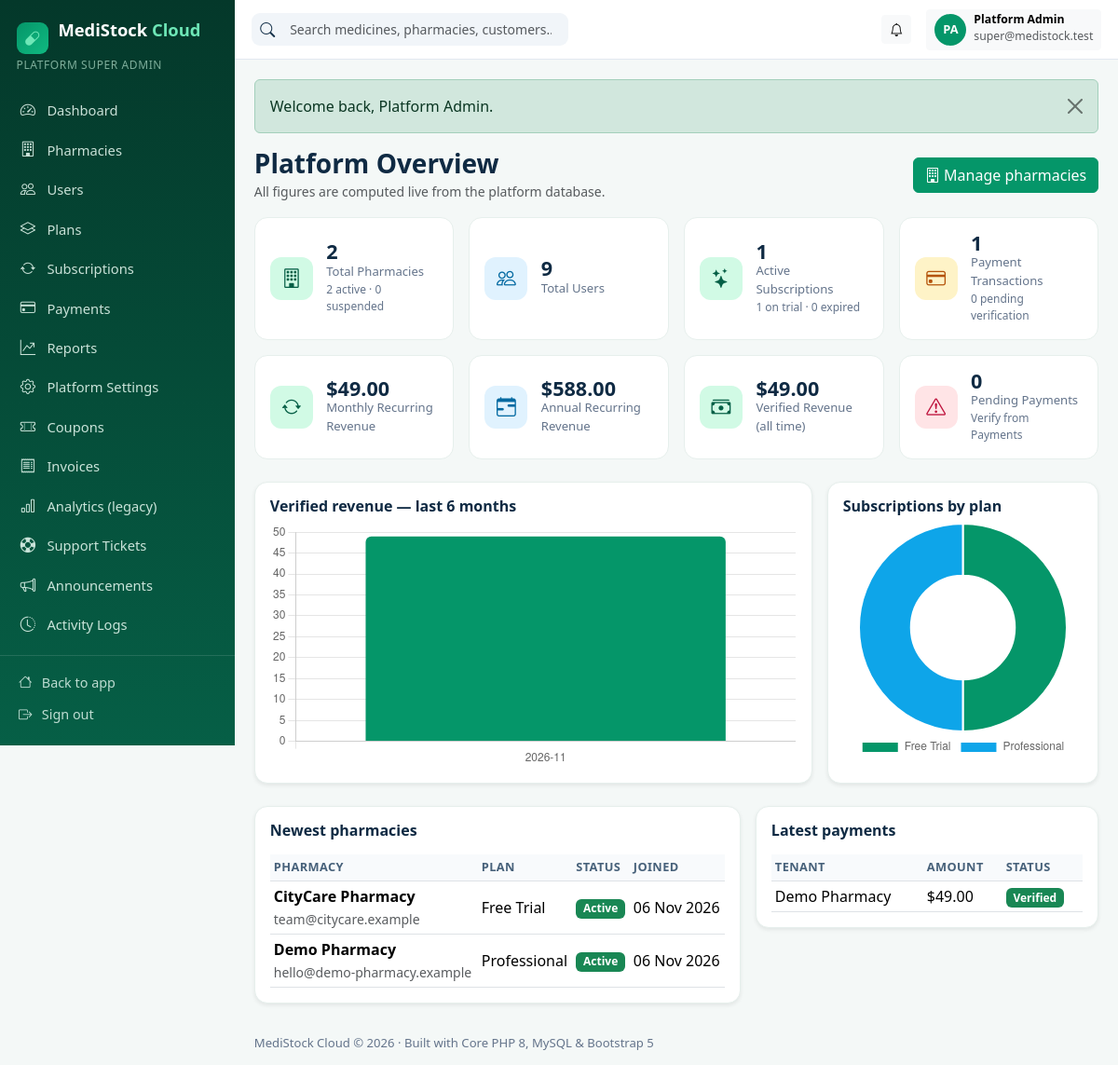
Screenshot of /superadmin/index.php (signed in) with the database file from the repository.
### tables this page shows
CREATE TABLE IF NOT EXISTS users (
    id                        INT UNSIGNED AUTO_INCREMENT PRIMARY KEY,
    tenant_id                 INT UNSIGNED NULL,           
    role_id                   INT UNSIGNED NOT NULL,
    name                      VARCHAR(120) NOT NULL,
    email                     VARCHAR(190) NOT NULL UNIQUE,
    password_hash             VARCHAR(255) NOT NULL,
    phone                     VARCHAR(40)  NULL,
    status                    ENUM('active','inactive','invited') NOT NULL DEFAULT 'active',
    email_verified_at         DATETIME NULL,
    email_verification_token  VARCHAR(100) NULL,
    invitation_token          VARCHAR(100) NULL,
    invited_at                DATETIME NULL,
    last_login_at             DATETIME NULL,
    created_at                TIMESTAMP NULL,
    updated_at                TIMESTAMP NULL,
    deleted_at                TIMESTAMP NULL,
    INDEX idx_users_tenant (tenant_id),
    CONSTRAINT fk_users_tenant FOREIGN KEY (tenant_id) REFERENCES tenants (id) ON DELETE CASCADE,
    CONSTRAINT fk_users_role   FOREIGN KEY (role_id)   REFERENCES roles (id)   ON DELETE RESTRICT
);

CREATE TABLE IF NOT EXISTS roles (
    id          INT UNSIGNED AUTO_INCREMENT PRIMARY KEY,
    `key`       VARCHAR(50)  NOT NULL UNIQUE,
    name        VARCHAR(100) NOT NULL,
    description VARCHAR(255) NULL,
    created_at  TIMESTAMP NULL,
    updated_at  TIMESTAMP NULL
);

CREATE TABLE IF NOT EXISTS tenants (
    id             INT UNSIGNED AUTO_INCREMENT PRIMARY KEY,
    name           VARCHAR(160) NOT NULL,
    slug           VARCHAR(180) NOT NULL UNIQUE,
    email          VARCHAR(190) NOT NULL,
    phone          VARCHAR(40)  NULL,
    license_number VARCHAR(80)  NULL,
    address        VARCHAR(255) NULL,
    city           VARCHAR(100) NULL,
    country        VARCHAR(100) NULL,
    logo_path      VARCHAR(255) NULL,
    status         ENUM('pending','active','suspended') NOT NULL DEFAULT 'active',
    trial_ends_at  DATETIME NULL,
    created_at     TIMESTAMP NULL,
    updated_at     TIMESTAMP NULL,
    deleted_at     TIMESTAMP NULL,
    INDEX idx_tenants_status (status)
);

CREATE TABLE IF NOT EXISTS payments (
    id              INT UNSIGNED AUTO_INCREMENT PRIMARY KEY,
    tenant_id       INT UNSIGNED NULL,
    subscription_id INT UNSIGNED NULL,
    method          ENUM('manual','card','bank','cash','mobile','gateway') NOT NULL DEFAULT 'manual',
    amount          DECIMAL(12,2) NOT NULL,
    currency        VARCHAR(3) NOT NULL DEFAULT 'USD',
     
     
    status          ENUM('pending','verified','failed','refunded') NOT NULL DEFAULT 'pending',
    reference       VARCHAR(100) NULL,
    verified_at     DATETIME NULL,
    verified_by     VARCHAR(120) NULL,
    created_at      TIMESTAMP NULL,
    updated_at      TIMESTAMP NULL,
    INDEX idx_payments_tenant (tenant_id, status),
    CONSTRAINT fk_pay_tenant FOREIGN KEY (tenant_id) REFERENCES tenants (id) ON DELETE SET NULL,
    CONSTRAINT fk_pay_sub    FOREIGN KEY (subscription_id) REFERENCES subscriptions (id) ON DELETE SET NULL
);

### public/superadmin/index.php (the view, shortened to what the rows shown need)
<?php
require_role(['super_admin']);
$pdo = db();
$recentTenants = $pdo->query(
    'SELECT t.*, (SELECT name FROM subscription_plans p JOIN subscriptions s ON s.plan_id = p.id WHERE s.tenant_id = t.id ORDER BY s.id DESC LIMIT 1) AS plan_name
       FROM tenants t WHERE t.deleted_at IS NULL ORDER BY t.id DESC LIMIT 8'
)->fetchAll();
$recentPayments = $pdo->query(
    'SELECT p.*, t.name AS tenant_name FROM payments p LEFT JOIN tenants t ON t.id = p.tenant_id ORDER BY p.id DESC LIMIT 8'
)->fetchAll();
$revRows = $pdo->query(
    "SELECT DATE_FORMAT(created_at, '%Y-%m') AS ym, SUM(amount) AS total FROM payments
      WHERE status = 'verified' AND created_at >= DATE_SUB(CURDATE(), INTERVAL 6 MONTH)
      GROUP BY ym ORDER BY ym"
)->fetchAll();
$revLabels = array_column($revRows, 'ym');
$revData = array_map('floatval', array_column($revRows, 'total'));
$planRows = $pdo->query(
    'SELECT p.name, COUNT(*) AS c FROM subscriptions s JOIN subscription_plans p ON p.id = s.plan_id
      WHERE s.status IN ("trial","active","grace") GROUP BY p.name ORDER BY c DESC'
)->fetchAll();
admin_header('Super Admin Dashboard', 'superadmin/index.php');
?>
<div class="row g-3">
  <div class="col-lg-7"><div class="card shadow-sm"><div class="card-body">
    <div class="table-responsive"><table class="table table-sm align-middle mb-0">
      <thead><tr><th>Pharmacy</th><th>Plan</th><th>Status</th><th>Joined</th></tr></thead>
      <tbody>
      <?php foreach ($recentTenants as $t): ?>
        <tr><td><strong><?= e($t['name']) ?></strong><br><small class="text-muted"><?= e($t['email']) ?></small></td>
        <td><?= e($t['plan_name'] ?? '—') ?></td><td><?= status_badge($t['status']) ?></td><td><?= fmt_date($t['created_at']) ?></td></tr>
      <?php endforeach; ?>
      </tbody></table></div>
  </div></div></div>
  <div class="col-lg-5"><div class="card shadow-sm"><div class="card-body">
    <div class="table-responsive"><table class="table table-sm align-middle mb-0">
      <thead><tr><th>Tenant</th><th>Amount</th><th>Status</th></tr></thead>
      <tbody>
      <?php foreach ($recentPayments as $p): ?>
        <tr><td><?= e($p['tenant_name'] ?? '—') ?></td><td><?= money($p['amount']) ?></td><td><?= status_badge($p['status']) ?></td></tr>
      <?php endforeach; ?>
      </tbody></table></div>
  </div></div></div>
</div>
<script>
new Chart(document.getElementById('revChart'), {type:'bar',
  data:{labels:<?= json_encode($revLabels) ?>, datasets:[{label:'Verified revenue', data:<?= json_encode($revData) ?>, backgroundColor:'#059669', borderRadius:6}]},
  options:{plugins:{legend:{display:false}}, scales:{y:{beginAtZero:true}}}});
new Chart(document.getElementById('planChart'), {type:'doughnut',
  data:{labels:<?= json_encode(array_column($planRows, 'name')) ?>, datasets:[{data:<?= json_encode(array_map('intval', array_column($planRows, 'c'))) ?>, backgroundColor:['#059669','#0ea5e9','#f59e0b','#8b5cf6','#64748b']}]},
  options:{plugins:{legend:{position:'bottom'}}}});
</script>
<?php admin_footer(); ?>

### app/View.php (shortened to what the rows shown need)
<?php
function admin_menu(): array
{
    if (is_super_admin()) {
        return [
            ['super-admin/dashboard.php', 'bi-speedometer2', 'Dashboard', null],
            ['super-admin/pharmacies.php', 'bi-building', 'Pharmacies', null],
            ['super-admin/users.php', 'bi-people', 'Users', null],
            ['super-admin/plans.php', 'bi-layers', 'Plans', null],
            ['super-admin/subscriptions.php', 'bi-arrow-repeat', 'Subscriptions', null],
            ['super-admin/payments.php', 'bi-credit-card', 'Payments', null],
            ['super-admin/reports.php', 'bi-graph-up-arrow', 'Reports', null],
            ['super-admin/settings.php', 'bi-gear', 'Platform Settings', null],
            ['superadmin/coupons.php', 'bi-ticket-perforated', 'Coupons', null],
            ['superadmin/invoices.php', 'bi-receipt', 'Invoices', null],
            ['superadmin/analytics.php', 'bi-bar-chart', 'Analytics (legacy)', null],
            ['superadmin/tickets.php', 'bi-life-preserver', 'Support Tickets', null],
            ['superadmin/announcements.php', 'bi-megaphone', 'Announcements', null],
            ['superadmin/logs.php', 'bi-clock-history', 'Activity Logs', null],
        ];
    }
    $role = current_user()['role_key'] ?? '';
    $posHref = in_array($role, ['cashier', 'pharmacist'], true) ? 'cashier/pos.php' : 'admin/pos.php';
    $items = [
        ['admin/dashboard.php', 'bi-speedometer2', 'Overview', 'dashboard.view'],
        [$posHref, 'bi-upc-scan', 'Pharmacy POS', 'pos.access'],
        ['admin/sales.php', 'bi-cart-check', 'Sales', 'sales.view'],
        ['admin/returns.php', 'bi-arrow-counterclockwise', 'Sales Returns', 'sales.manage'],
        ['admin/medicines.php', 'bi-capsule', 'Medicines', 'medicines.view'],
        ['admin/categories.php', 'bi-tags', 'Categories', 'medicines.view'],
        ['admin/brands.php', 'bi-award', 'Brands', 'medicines.view'],
        ['admin/batches.php', 'bi-box-seam', 'Batches', 'stock.view'],
        ['admin/inventory.php', 'bi-boxes', 'Inventory', 'stock.view'],
        ['admin/adjustments.php', 'bi-sliders', 'Stock Adjustments', 'stock.adjust'],
        ['admin/movements.php', 'bi-arrow-repeat', 'Stock Movements', 'stock.view'],
        ['admin/transfers.php', 'bi-arrow-left-right', 'Branch Transfers', 'stock.view'],
        ['admin/expiry.php', 'bi-calendar-x', 'Expiry Management', 'stock.view'],
        ['admin/lowstock.php', 'bi-exclamation-triangle', 'Low Stock Alerts', 'stock.view'],
        ['admin/purchases.php', 'bi-bag-plus', 'Purchases', 'purchases.manage'],
        ['admin/purchase-orders.php', 'bi-clipboard2-check', 'Purchase Orders', 'purchases.manage'],
        ['admin/suppliers.php', 'bi-truck', 'Suppliers', 'suppliers.manage'],
        ['admin/supplier-payments.php', 'bi-cash-coin', 'Supplier Payments', 'purchases.manage'],
        ['admin/customers.php', 'bi-person-heart', 'Customers', 'customers.manage'],
        ['admin/prescriptions.php', 'bi-file-earmark-medical', 'Prescriptions', 'prescriptions.manage'],
        ['admin/expenses.php', 'bi-wallet2', 'Expenses', 'expenses.manage'],
        ['admin/staff.php', 'bi-people', 'Staff', 'staff.manage'],
        ['admin/branches.php', 'bi-diagram-3', 'Branches', 'branches.manage'],
        ['admin/reports.php', 'bi-graph-up', 'Reports & Analytics', 'reports.view'],
        ['admin/subscription.php', 'bi-stars', 'Subscription', 'billing.manage'],
        ['admin/settings.php', 'bi-gear', 'Settings', 'settings.manage'],
    ];
    $items = array_values(array_filter($items, static fn($i) => $i[3] === null || can($i[3])));
    $roleItems = match ($role) {
        'pharmacist' => [
            ['pharmacist/dashboard.php', 'bi-clipboard2-pulse', 'Pharmacist Home', null],
            ['pharmacist/prescriptions.php', 'bi-file-earmark-medical', 'My Prescriptions', null],
            ['pharmacist/medicines.php', 'bi-search-heart', 'Medicine Search', null],
            ['pharmacist/dispensing.php', 'bi-clipboard-check', 'Dispensing Records', null],
            ['pharmacist/sales.php', 'bi-receipt', 'Sales History', null],
        ],
        'cashier' => [
            ['cashier/dashboard.php', 'bi-cash-register', 'Cashier Home', null],
            ['cashier/sales.php', 'bi-receipt', 'My Sales', null],
        ],
        'inventory_manager' => [
            ['inventory/dashboard.php', 'bi-boxes', 'Inventory Home', null],
            ['inventory/receiving.php', 'bi-box-arrow-in-down', 'Stock Receiving', null],
            ['inventory/transfers.php', 'bi-arrow-left-right', 'Branch Transfers', null],
            ['inventory/purchase-orders.php', 'bi-clipboard2-check', 'Purchase Orders', null],
            ['inventory/alerts.php', 'bi-bell', 'Stock Alerts', null],
            ['inventory/suppliers.php', 'bi-truck', 'Suppliers', null],
        ],
        default => [],
    };
    return array_merge($roleItems, $items);
}
function admin_header(string $title, string $active = ''): void
{
    $u = current_user();
    ?>
<!DOCTYPE html>
<html lang="en">
<head>
<link href="https://cdn.jsdelivr.net/npm/bootstrap@5.3.3/dist/css/bootstrap.min.css" rel="stylesheet">
<link href="https://cdn.jsdelivr.net/npm/bootstrap-icons@1.11.3/font/bootstrap-icons.min.css" rel="stylesheet">
<link href="<?= asset('css/style.css') ?>" rel="stylesheet">
</head>
<body class="admin-body">
<div class="admin-wrapper">
  <aside class="admin-sidebar" id="adminSidebar">
    <div class="sidebar-brand"><span class="brand-badge"><i class="bi bi-capsule"></i></span> MediStock <span>Cloud</span></div>
    <div class="sidebar-role"><?= e(is_super_admin() ? 'Platform Super Admin' : ($u['role_name'] ?? '')) ?></div>
    <nav class="sidebar-nav">
      <?php foreach (admin_menu() as [$href, $icon, $label, $perm]): ?>
        <a href="<?= url($href) ?>" class="<?= $active === $href ? 'active' : '' ?>"><i class="bi <?= e($icon) ?>"></i> <span><?= e($label) ?></span></a>
      <?php endforeach; ?>
    </nav>
    <div class="sidebar-footer">
      <a href="<?= url(is_super_admin() ? 'index.php' : 'admin/index.php') ?>"><i class="bi bi-house"></i> <span>Back to app</span></a>
      <a href="<?= url('logout.php') ?>"><i class="bi bi-box-arrow-right"></i> <span>Sign out</span></a>
    </div>
  </aside>
  <div class="admin-main">
    <header class="admin-topbar">
      <div class="ms-auto d-flex align-items-center gap-3">
        <div class="dropdown">
          <button class="btn btn-sm btn-light d-flex align-items-center gap-2" data-bs-toggle="dropdown">
            <span class="d-none d-md-inline text-start"><strong class="d-block small lh-1"><?= e($u['name'] ?? '') ?></strong><small class="text-muted"><?= e($u['email'] ?? '') ?></small></span>
          </button>
        </div>
      </div>
    </header>
    <main class="admin-content">
<?php
}
function admin_footer(): void
{
    ?>
    </main>
  </div>
</div>
</body>
</html>
<?php
}

### app/helpers.php (shortened to what the rows shown need)
<?php
function e($value): string
{
    return htmlspecialchars((string)($value ?? ''), ENT_QUOTES, 'UTF-8');
}
function url(string $path = ''): string
{
    $app = $GLOBALS['app_config'] ?? ['url' => ''];
    return rtrim($app['url'], '/') . '/' . ltrim($path, '/');
}
function asset(string $path): string
{
    return url('assets/' . ltrim($path, '/'));
}
function money($amount): string
{
    $currency = ($GLOBALS['app_config']['currency'] ?? 'USD');
    $symbol = ['USD' => '$', 'EUR' => '€', 'GBP' => '£', 'PKR' => 'Rs '][$currency] ?? ($currency . ' ');
    return $symbol . number_format((float)$amount, 2);
}
function fmt_date($value, string $format = 'd M Y'): string
{
    $ts = strtotime((string)$value);
    return $ts ? date($format, $ts) : '—';
}
function status_badge(?string $status): string
{
    $map = [
        'active' => 'success', 'verified' => 'success', 'paid' => 'success', 'completed' => 'success',
        'pending' => 'warning', 'trial' => 'info', 'grace' => 'warning', 'open' => 'info',
        'suspended' => 'danger', 'expired' => 'danger', 'failed' => 'danger', 'cancelled' => 'secondary',
        'refunded' => 'secondary', 'closed' => 'secondary', 'inactive' => 'secondary',
    ];
    $class = $map[$status ?? ''] ?? 'secondary';
    return '<span class="badge bg-' . $class . '">' . e(ucfirst((string)$status)) . '</span>';
}
function current_user(): ?array
{
    static $user = false;
    if ($user !== false) {
        return $user ?: null;
    }
    $stmt = db()->prepare(
        'SELECT u.*, r.key AS role_key, r.name AS role_name
           FROM users u JOIN roles r ON r.id = u.role_id
          WHERE u.id = ? AND u.deleted_at IS NULL LIMIT 1'
    );
    $stmt->execute([$_SESSION['user_id']]);
    $row = $stmt->fetch();
    $user = $row ?: null;
    return $user;
}
function is_super_admin(): bool
{
    $u = current_user();
    return $u !== null && $u['role_key'] === 'super_admin';
}
function require_login(): array
{
    $u = current_user();
    return $u;
}
function require_role(array $roles): array
{
    $u = require_login();
    return $u;
}

### rows the page displays
users: role.key "PLATFORM SUPER ADMIN", name "Platform Admin", email "super@medistock.test"
tenants: name "CityCare Pharmacy", email "team@citycare.example", plan_name "Free Trial", status "Active", created_at "06 Nov 2026"
tenants: name "Demo Pharmacy", email "hello@demo-pharmacy.example", plan_name "Professional", status "Active", created_at "06 Nov 2026"
payments: tenant.name "Demo Pharmacy", amount "$49.00", status "Verified"

### other values shown
$label "Dashboard"
$label "Pharmacies"
$label "Users"
$label "Plans"
$label "Subscriptions"
$label "Payments"
$label "Reports"
$label "Platform Settings"
$label "Coupons"
$label "Invoices"
$label "Analytics (legacy)"
$label "Support Tickets"
$label "Announcements"
$label "Activity Logs"
substr($initials, 0, 2) "PA"
